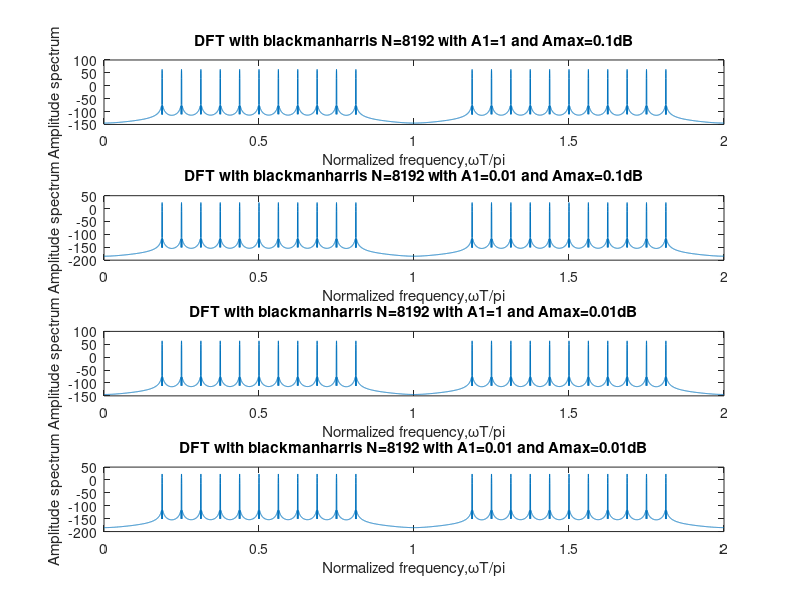
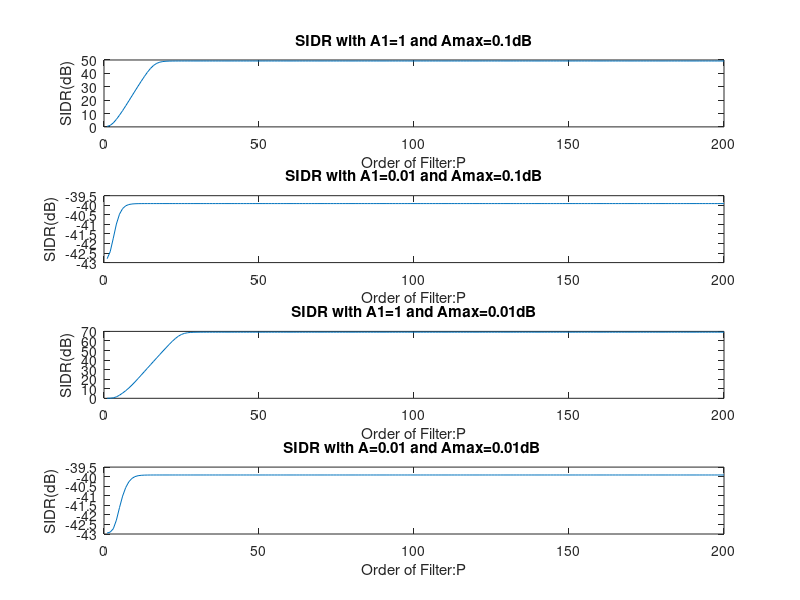

Write the MATLAB code that produced these figures, in order.
clc;
clear all;
close all;
A1=1;
A2=1;
fc1=10e6;
fc2=30.5e6;
delta=1/8;
fs=40e6;
T=1/fs;
N=8192;
xa1_filt=0;
xa2_filt=0;
xa1=0;
xa2=0;
x0=0;
xnsum=0;
fs=40e6;
 wc=0.8125*pi*fs;
 n=0:N-1;
 wT=linspace(0,2*pi-2*pi/N,N);
for P=1:200%Filter Order

t =(0:N-1)*T;
f=(0:N-1)*fs;
fs=40e6;
n=0:N-1;
 wc=0.8125*pi*fs;

  Amax=0.1;
    
     e=sqrt(10^(0.1*Amax)-1);
     
 for    k=-5:5
         
     f1k=fc1+(fc1*k*delta);
     f2k=fc2+(fc1*k*delta);
      w1=2*pi*f1k;
      w2=2*pi*f2k;
   H1=sqrt(1/(1+e^2*((w1/wc)^(2*P))));
   H2=sqrt(1/(1+e^2*((w2/wc)^(2*P))));
     xa1_filt=A1*xa1_filt+(H1.*sin(2*pi.*f1k*t));
     xa2_filt=A2*xa2_filt+(H2.*sin(2*pi.*f2k*t));
     xa1=A1*xa1+sin(2*pi.*f1k*t);
     xa2=A2*xa2+sin(2*pi.*f2k*t);
     
      %xa1=sum(H1.*sin(2*pi.*f1k))*t;
 end
 
 %summation of signals
      xn= (xa1_filt)+(xa2_filt);
      x0 = sum((xa1).^2);
fx= xn-xa1;
xnsum=sum((fx).^2);
xa1_filt=0;
 xa2_filt=0;
 xa1=0;
 xa2=0;
%SIDR
    SIDR(P)=10*log10(x0./xnsum);
end
 w=window('blackmanharris',N)';
    xw=xn.*w;
    Xw=fft(xw,N);
    
  % freqz(xn);
    A=20*log10(abs(Xw));
    
     figure(1);
     subplot(411);
 plot(wT/pi,A);
 title('DFT with blackmanharris N=8192 with A1=1 and Amax=0.1dB');
 xlabel('Normalized frequency,\omegaT/pi');
ylabel('Amplitude spectrum');
    figure(2);  
    subplot(411);
 plot(SIDR)
 title('SIDR with A1=1 and Amax=0.1dB');
 xlabel('Order of Filter:P');
ylabel('SIDR(dB)');
%%
A1=0.01;
A2=1;
fc1=10e6;
fc2=30.5e6;
delta=1/8;
fs=40e6;
T=1/fs;
N=8192;
xa1_filt=0;
xa2_filt=0;
xa1=0;
xa2=0;
x0=0;
xnsum=0;
fs=40e6;
 wc=0.8125*pi*fs;
 n=0:N-1;
 wT=linspace(0,2*pi-2*pi/N,N);
for P=1:200%Filter Order

t =(0:N-1)*T;
f=(0:N-1)*fs;
fs=40e6;
n=0:N-1;
 wc=0.8125*pi*fs;
% Amaxln=1
  Amax=0.1;
    
     e=sqrt(10^(0.1*Amax)-1);
     
 for    k=-5:5
         
     f1k=fc1+(fc1*k*delta);
     f2k=fc2+(fc1*k*delta);
      w1=2*pi*f1k;
      w2=2*pi*f2k;
   H1=sqrt(1/(1+e^2*((w1/wc)^(2*P))));
   H2=sqrt(1/(1+e^2*((w2/wc)^(2*P))));
      xa1_filt=xa1_filt+(H1.*sin(2*pi.*f1k*t));
      xa2_filt=xa2_filt+(H2.*sin(2*pi.*f2k*t));
      xa1=xa1+sin(2*pi.*f1k*t);
     xa2=xa2+sin(2*pi.*f2k*t);
     
 end
 %summation of signals

      xn= A1*(xa1_filt)+A2*(xa2_filt);
      x0 = sum((A1*xa1).^2);
      
fx= xn-xa1;
xnsum=sum((fx).^2);
xa1_filt=0;
 xa2_filt=0;
 xa1=0;
 xa2=0;
%SIDR
    SIDR(P)=10*log10(x0./xnsum);
end
%freqz(H1);
 w=window('blackmanharris',N)';
    xw=xn.*w;
    Xw=fft(xw,N);
    %figure(10);
   
    A=20*log10(abs(Xw));
    figure(1);
     subplot(412);
 plot(wT/pi,A);
 title('DFT with blackmanharris N=8192 with A1=0.01 and Amax=0.1dB');
 xlabel('Normalized frequency,\omegaT/pi');
ylabel('Amplitude spectrum');
    figure(2);  
    subplot(412);
 plot(SIDR)
 title('SIDR with A1=0.01 and Amax=0.1dB');
 xlabel('Order of Filter:P');
ylabel('SIDR(dB)');
%%
A1=1;
A2=1;
fc1=10e6;
fc2=30.5e6;
delta=1/8;
fs=40e6;
T=1/fs;
N=8192;
xa1_filt=0;
xa2_filt=0;
xa1=0;
xa2=0;
x0=0;
xnsum=0;
fs=40e6;
 wc=0.8125*pi*fs;
 n=0:N-1;
 wT=linspace(0,2*pi-2*pi/N,N);
for P=1:200%Filter Order

t =(0:N-1)*T;
f=(0:N-1)*fs;
fs=40e6;
n=0:N-1;
 wc=0.8125*pi*fs;
% Amaxln=1
  Amax=0.01;
     %Amax=mag2db(Amaxln);
     e=sqrt(10^(0.1*Amax)-1);
     
 for    k=-5:5
         
     f1k=fc1+(fc1*k*delta);
     f2k=fc2+(fc1*k*delta);
      w1=2*pi*f1k;
      w2=2*pi*f2k;
   H1=sqrt(1/(1+e^2*((w1/wc)^(2*P))));
   H2=sqrt(1/(1+e^2*((w2/wc)^(2*P))));
      xa1_filt=A1*xa1_filt+(H1.*sin(2*pi.*f1k*t));
      xa2_filt=A2*xa2_filt+(H2.*sin(2*pi.*f2k*t));
      xa1=xa1+sin(2*pi.*f1k*t);
      xa2=A2*xa2+sin(2*pi.*f2k*t);
     
 end
 %summation of signals

      xn= (xa1_filt)+(xa2_filt);
      x0 = sum((A1*xa1).^2);
fx= xn-xa1;
xnsum=sum((fx).^2);
xa1_filt=0;
 xa2_filt=0;
 xa1=0;
 xa2=0;
%SIDR
    SIDR(P)=10*log10(x0./xnsum);
end

 w=window('blackmanharris',N)';
    xw=xn.*w;
    Xw=fft(xw,N);
   % freqz(Xw);
    A=20*log10(abs(Xw));
    figure(1);
     subplot(413);
 plot(wT/pi,A);
 title('DFT with blackmanharris N=8192 with A1=1 and Amax=0.01dB');
 xlabel('Normalized frequency,\omegaT/pi');
ylabel('Amplitude spectrum');
    figure(2);  
    subplot(413);
 plot(SIDR)
 title('SIDR with A1=1 and Amax=0.01dB');
 xlabel('Order of Filter:P');
ylabel('SIDR(dB)');

%%
A1=0.01;
A2=1;
fc1=10e6;
fc2=30.5e6;
delta=1/8;
fs=40e6;
T=1/fs;
N=8192;
xa1_filt=0;
xa2_filt=0;
x0=0;
xnsum=0;
fs=40e6;
 wc=0.8125*pi*fs;
 n=0:N-1;
 
for P=1:200%Filter Order

t =(0:N-1)*T;
f=(0:N-1)*fs;
fs=40e6;
n=0:N-1;
 wc=0.8125*pi*fs;
% Amaxln=1
  Amax=0.01;
    % Amaxln=db2mag(Amax);
     e=sqrt(10^(0.1*Amax)-1);
     
 for    k=-5:5
         
     f1k=fc1+(fc1*k*delta);
     f2k=fc2+(fc1*k*delta);
      w1=2*pi*f1k;
      w2=2*pi*f2k;
   H1=sqrt(1/(1+e^2*((w1/wc)^(2*P))));
   H2=sqrt(1/(1+e^2*((w2/wc)^(2*P))));
      xa1_filt=xa1_filt+(H1.*sin(2*pi.*f1k*t));
      xa2_filt=xa2_filt+(H2.*sin(2*pi.*f2k*t));
      xa1=xa1+sin(2*pi.*f1k*t);
     xa2=xa2+sin(2*pi.*f2k*t);
 end
 %summation of signals
      xn= (A1*xa1_filt)+(A2*xa2_filt);
      x0 = sum((A1*xa1).^2);
fx= xn-xa1;
xnsum=sum((fx).^2);
xa1_filt=0;
 xa2_filt=0;
 xa1=0;
 xa2=0;
%SIDR
    SIDR(P)=10*log10(x0./xnsum);
end

 w=window('blackmanharris',N)';
    xw=xn.*w;
    Xw=fft(xw,N);
   % freqz(Xw);
    A=20*log10(abs(Xw));
   figure(1);
     subplot(414);
 plot(wT/pi,A);
 title('DFT with blackmanharris N=8192 with A1=0.01 and Amax=0.01dB');
 xlabel('Normalized frequency,\omegaT/pi');
ylabel('Amplitude spectrum');
    figure(2);  
    subplot(414);
 plot(SIDR)
 title('SIDR with A=0.01 and Amax=0.01dB ');
 xlabel('Order of Filter:P');
ylabel('SIDR(dB)');


















